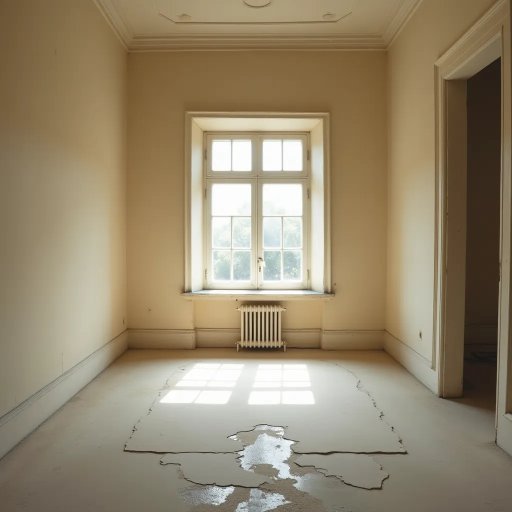
#> input picture assets/absence-cause-0.webp, 1024 x 1024 px (shown at 1/2 size)
$ python descentlock.py ../assets/absence-cause-0.webp ../assets/absence-cause-0.webp
#> lines starting #> are read from the running program, lines starting #| are printed output that depends on the picture
#!/usr/bin/env python3
"""tools/descentlock.py -- the descent, re-locked under the crop law.
The register lock (tools/locked.py) assumed full-height canvases: SC = H/640,
440 at the canvas middle. The descent strip FALSIFIED that: lelia's sounding
gives two anchors on one canvas -- hilltop 880 (her-y 242) and the thin
landing 477 (her-y 310.9) -- and the lock reads the same ink at 2066 and 137.
The repair: the strips are uniform-scale vertical crops, s = 1700/640 = 2.656
canvas px per her-px (full paper width 640, crop top c0 per strip). c0 from
the hilltop anchor: c0 = 242 - 84.5/2.656 = 210.2. Under it BOTH anchors
verify: hold row 84.5 -> her-y 242 = 880 Hz exact; landing row 264.5 ->
her-y 309.8 vs 310.9 recorded -- 17 cents, inside the grain.
Bands cut from her register (20-3200 Hz, her-y 96.7-640), anchor-aligned
(440 = a band center), 130.6 c/band. The hilltop stroke (2.26 her-px) sits
inside band 17 = ONE voice at true 880. The landing straddles bands 25/26 =
the 474/440 dyad, honest for a stroke between band centers. Mono -3 dBFS.
Proof = montage law; READ IT before the caption."""
import sys
import numpy as np
from PIL import Image
import wave

SR = 32000
HOP_S = 0.25
PX = 4
NB = 64
SEED = 437
FHI, FLO = 3200.0, 20.0
S = 1700.0 / 640.0          # 2.656 canvas px per her-px, uniform
C0 = 210.2                  # canvas top in her-y (from the 880 anchor)

im = Image.open(sys.argv[1] if len(sys.argv) > 1 else "assets/descent.png").convert("RGB")
#> im is the input picture: PIL image 1024x1024 RGB; mean R, G, B 149.4, 135.6, 109.8
a = np.asarray(im, dtype=np.float64) / 255.0
lin = np.where(a <= 0.04045, a / 12.92, ((a + 0.055) / 1.055) ** 2.4)
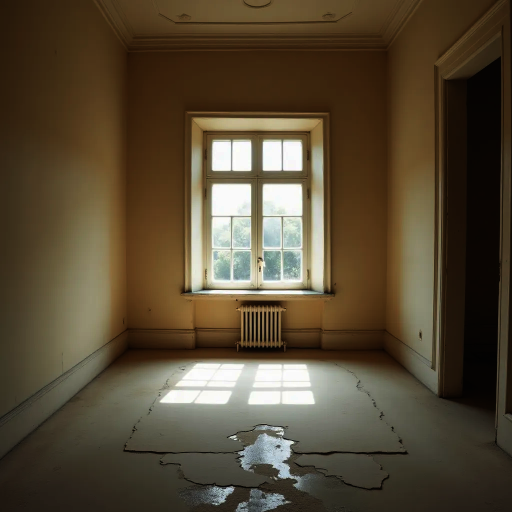
#> lin: shape (1024, 1024, 3) float64 (shown at 1/2 size); mean R, G, B 0.337, 0.287, 0.206
Y = 0.2126 * lin[:, :, 0] + 0.7152 * lin[:, :, 1] + 0.0722 * lin[:, :, 2]
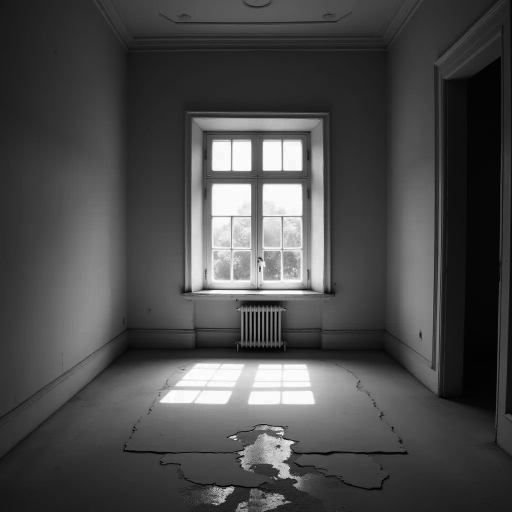
#> Y: shape (1024, 1024) float64 (shown at 1/2 size); min 0.00216, max 1, mean 0.292
vals, counts = np.unique(Y.round(4), return_counts=True)
#> vals = 8256 values from 0.0022 to 1; counts = 8256 values, max 10039 at index 8198, min 1 at index 0, mean 127
paper = float(vals[counts.argmax()])
#> paper = 0.982
ink = np.clip(paper - Y, 0.0, None)
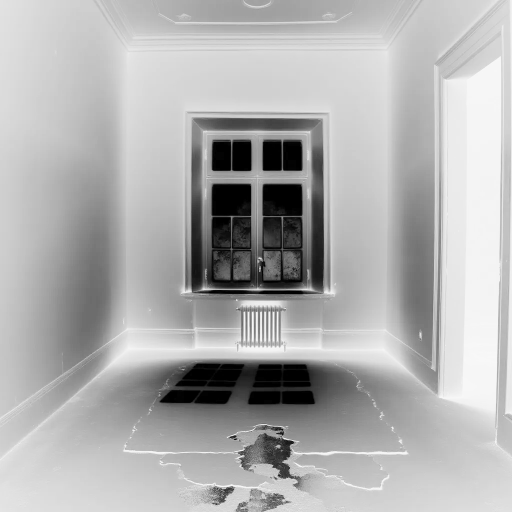
#> ink: shape (1024, 1024) float64 (shown at 1/2 size); min 0, max 0.98, mean 0.691
H, W = ink.shape
#> H = 1024; W = 1024
print("paper", round(paper, 4), "shape", ink.shape, "s", round(S, 4), "c0", C0)
#| paper 0.9823 shape (1024, 1024) s 2.6562 c0 210.2

def y2f(y):
    return 440.0 * 2.0 ** ((320.0 - y) / 78.0)

def f2y(f):
    return 320.0 - 78.0 * np.log2(f / 440.0)

y_top = f2y(FHI)                     # 96.7
y_bot = 640.0
BH = (y_bot - y_top) / NB            # 8.49 her-px per band
b0 = int(round((320.0 - y_top) / BH))
print("440 Hz = center of band", b0)

nfr = W // PX
#> nfr = 256
print("frames", nfr, "=", nfr * HOP_S, "s")
#| frames 256 = 64.0 s

cells = np.zeros((NB, nfr))
binfo = []
for b in range(NB):
    yc = 320.0 + (b - b0) * BH
    r0 = int(round((yc - BH / 2 - C0) * S))
    r1 = max(int(round((yc + BH / 2 - C0) * S)), r0 + 1)
    r0 = max(r0, 0)
    r1 = min(r1, H)
    if r1 <= r0:            # band lies above the crop: silence, not sound
        r0, r1 = 0, 0
    binfo.append((r0, r1, y2f(yc)))
    if r1 > r0:
        for t in range(nfr):
            cells[b, t] = ink[r0:r1, PX * t:PX * (t + 1)].max()
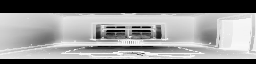
#> cells: shape (64, 256) float64; min 0, max 0.98, mean 0.537
#> after the loop, binfo = 64 items, first 6: (0, 0, 3127.8), (0, 0, 2900.5), (0, 0, 2689.8), (0, 0, 2494.3), (0, 0, 2313.1), (0, 0, 2145)

for b in [16, 17, 18, 25, 26, 27]:
    r0, r1, f = binfo[b]
    print(f"band {b}: rows {r0}-{r1-1} f={f:.1f} Hz maxcell {cells[b].max():.4f}")
#> this loop made 6 passes
#> (r0, r1, f) on passes 1 to 6: (55, 77, 935.5), (77, 100, 867.6), (100, 123, 804.5), (258, 280, 474.5), (280, 303, 440), (303, 325, 408)
#| band 16: rows 55-76 f=935.5 Hz maxcell 0.9447
#| band 17: rows 77-99 f=867.6 Hz maxcell 0.9442
#| band 18: rows 100-122 f=804.5 Hz maxcell 0.9714
#| band 25: rows 258-279 f=474.5 Hz maxcell 0.9636
#| band 26: rows 280-302 f=440.0 Hz maxcell 0.9636
#| band 27: rows 303-324 f=408.0 Hz maxcell 0.9624

rng = np.random.default_rng(SEED)
phase = rng.uniform(0.0, 2.0 * np.pi, NB)
nsamp = int(round(SR * nfr * HOP_S))
#> nsamp = 2048000
t = np.arange(nsamp) / SR
sig = np.zeros(nsamp)
frame_t = np.arange(nfr) * HOP_S
#> frame_t = 256 values from 0 to 63.75
for b in range(NB):
    env = np.interp(t, frame_t, cells[b])
    sig += env * np.sin(2 * np.pi * binfo[b][2] * t + phase[b])
peak = np.abs(sig).max()
#> peak = 22.95
sig = sig * (0.708 / peak)
print("peak after norm", round(float(np.abs(sig).max()), 4))
#| peak after norm 0.708

w = wave.open(sys.argv[2] if len(sys.argv) > 2 else "assets/descent_locked.wav", "wb")
w.setnchannels(1); w.setsampwidth(2); w.setframerate(SR)
w.writeframes((sig * 32767).astype("<i2").tobytes())
w.close()
print("wrote", sys.argv[2] if len(sys.argv) > 2 else "assets/descent_locked.wav",
      nsamp, "samples", round(nsamp / SR, 2), "s")
#| wrote ../assets/absence-cause-0.webp 2048000 samples 64.0 s

lit = np.where(cells.max(axis=1) > 0.02)[0]
#> lit = 46 values from 13 to 58
print("lit bands", lit.min(), "-", lit.max())
#| lit bands 13 - 58
